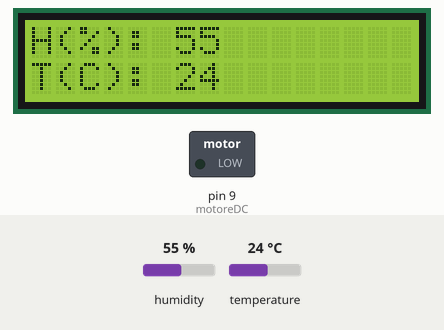
A sketch run on a simulated Arduino Uno, built with avr-gcc and run on an emulated ATmega328P. On the bench: 16×2 character LCD, switched loads named in the sketch (green lamp = pin HIGH). Inputs (shaded band) come from the test bench; at power-on: humidity 55 %, temperature 24 °C. What the sketch prints to the serial monitor is not drawn.

Above: at 1.2 s.
1.3 s: humidity set to 69 %
At 2.8 s:
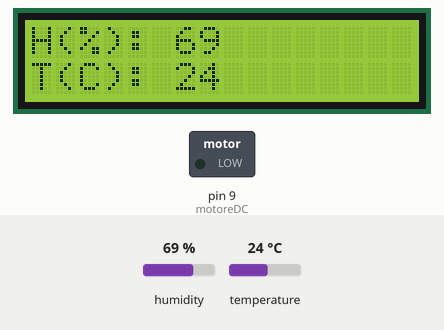
3.1 s: humidity set to 72 %
At 4.4 s:
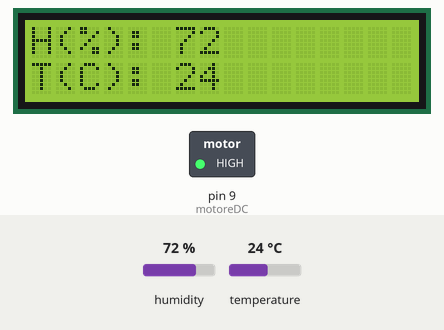
4.7 s: temperature set to 12 °C
At 6.0 s:
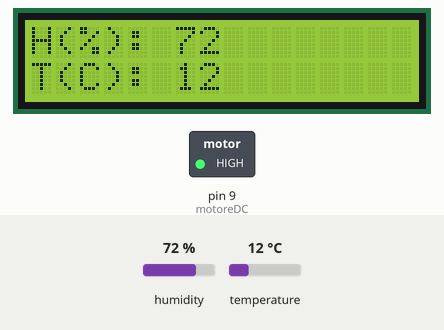
6.3 s: temperature set to 19 °C
At 7.7 s:
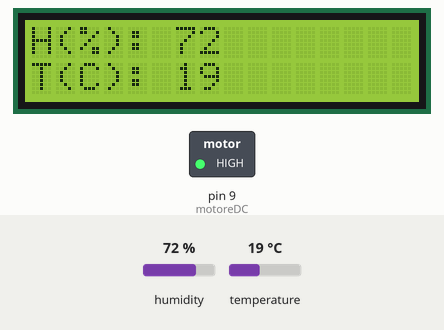
Timing chart, 0 to 8.8 s (numbered marks = the images above; inputs shaded):
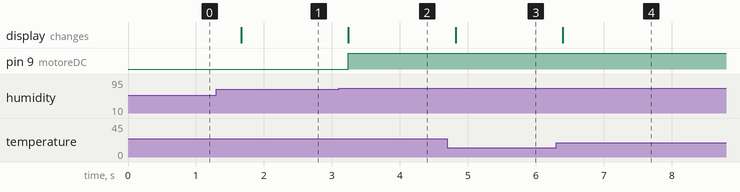

The sketch:

Progetto_ventilatore.ino
```cpp
#include <dht11.h>
#include <LiquidCrystal.h>
dht11 DHT;
#define DHT11_PIN 13

int motoreDC = 9;
LiquidCrystal lcd(12, 11, 5, 4, 3, 2);


void setup(){

  pinMode(motoreDC, OUTPUT);

  Serial.begin(9600);

  lcd.begin(16, 2);
  lcd.print("H(%):");
  lcd.setCursor(0,1);
  lcd.print("T(C):");

}

void loop(){


  int chk;
  //Serial.print("DHT11, \t");
  chk = DHT.read(DHT11_PIN);

  switch (chk){
    case DHTLIB_OK:
                Serial.print("OK,\t");
                break;
    case DHTLIB_ERROR_CHECKSUM:
                Serial.print("Checksum error,\t");
                break;
    case DHTLIB_ERROR_TIMEOUT:
                Serial.print("Time out error,\t");
                break;
    default:
                Serial.print("Unknown error,\t");
                break;
  }
 // DISPLAT DATA


  lcd.setCursor(0,0);
  lcd.print("H(%): ");
  lcd.print(DHT.humidity,DEC);

  //Serial.print(",\t");

  lcd.setCursor(0,1);
  lcd.print("T(C): ");
  lcd.print(DHT.temperature,DEC);

  if (DHT.humidity > 70 || DHT.temperature > 26)
    digitalWrite(motoreDC, HIGH);
  else
    digitalWrite(motoreDC, LOW);

  delay(500);
}
```

Measured:
- the behaviour switches between 70 and 71 % on humidity (found by bisection; images 1 and 2)
- after the input at 1.3 s, the display: changes after 0.37 s (image 1)
- after the input at 3.1 s, pin 9 (motoreDC): LOW → HIGH after 0.14 s; the display: changes after 0.14 s (image 2)
- after the input at 4.7 s, the display: changes after 0.12 s (image 3)
- after the input at 6.3 s, the display: changes after 0.10 s (image 4)
